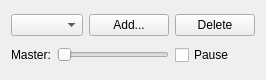
<ui version="4.0" >
 <class>MusicCtrlUi</class>
 <widget class="QWidget" name="MusicCtrlUi" >
  <property name="geometry" >
   <rect>
    <x>0</x>
    <y>0</y>
    <width>100</width>
    <height>80</height>
   </rect>
  </property>
  <property name="minimumSize" >
   <size>
    <width>0</width>
    <height>80</height>
   </size>
  </property>
  <property name="windowTitle" >
   <string>Music</string>
  </property>
  <layout class="QGridLayout" >
   <item row="0" column="0" >
    <widget class="QComboBox" name="m_playlistCbo" >
     <property name="sizePolicy" >
      <sizepolicy vsizetype="Fixed" hsizetype="Expanding" >
       <horstretch>0</horstretch>
       <verstretch>0</verstretch>
      </sizepolicy>
     </property>
    </widget>
   </item>
   <item row="0" column="1" >
    <widget class="QPushButton" name="m_addBtn" >
     <property name="text" >
      <string>Add...</string>
     </property>
    </widget>
   </item>
   <item row="0" column="2" >
    <widget class="QPushButton" name="m_deleteBtn" >
     <property name="text" >
      <string>Delete</string>
     </property>
    </widget>
   </item>
   <item row="1" column="0" colspan="2" >
    <layout class="QHBoxLayout" >
     <item>
      <widget class="QLabel" name="label" >
       <property name="sizePolicy" >
        <sizepolicy vsizetype="Preferred" hsizetype="Minimum" >
         <horstretch>0</horstretch>
         <verstretch>0</verstretch>
        </sizepolicy>
       </property>
       <property name="text" >
        <string>Master:</string>
       </property>
      </widget>
     </item>
     <item>
      <widget class="QSlider" name="m_musicVolumeSld" >
       <property name="sizePolicy" >
        <sizepolicy vsizetype="Fixed" hsizetype="Expanding" >
         <horstretch>0</horstretch>
         <verstretch>0</verstretch>
        </sizepolicy>
       </property>
       <property name="maximum" >
        <number>100</number>
       </property>
       <property name="orientation" >
        <enum>Qt::Horizontal</enum>
       </property>
      </widget>
     </item>
    </layout>
   </item>
   <item row="1" column="2" >
    <widget class="QCheckBox" name="m_musicMuteChk" >
     <property name="text" >
      <string>Pause</string>
     </property>
    </widget>
   </item>
  </layout>
 </widget>
 <resources/>
 <connections/>
</ui>
